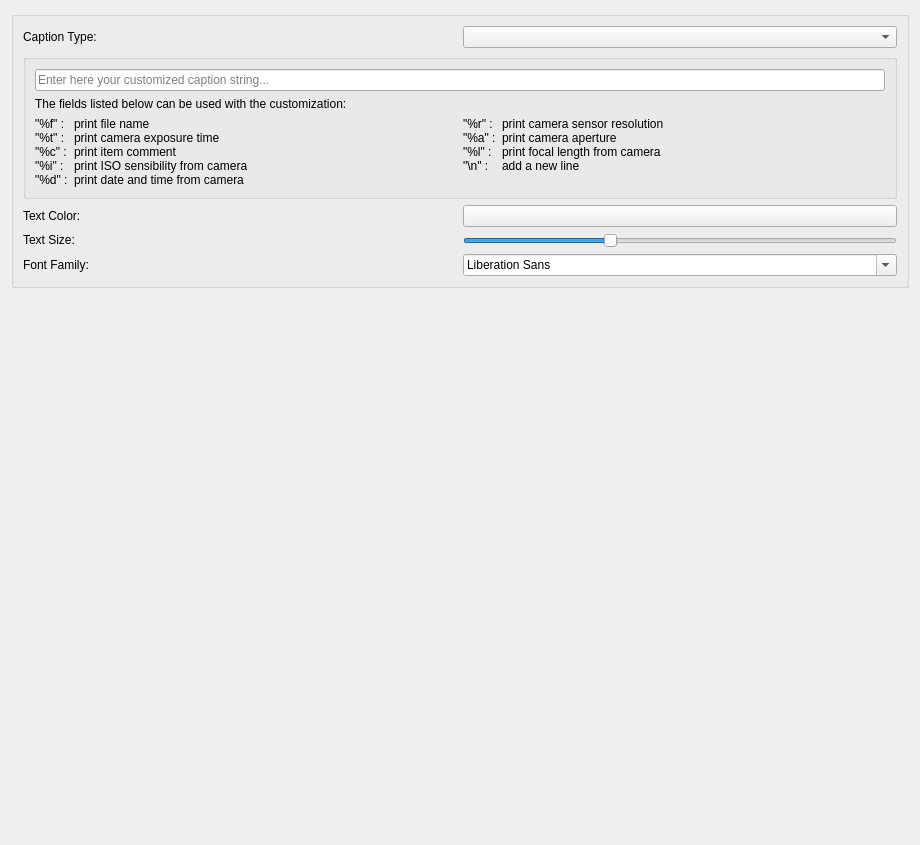
<?xml version="1.0" encoding="UTF-8"?>
<ui version="4.0">
 <class>AdvPrintCaptionPage</class>
 <widget class="QWidget" name="AdvPrintCaptionPage">
  <property name="geometry">
   <rect>
    <x>0</x>
    <y>0</y>
    <width>920</width>
    <height>845</height>
   </rect>
  </property>
  <property name="sizePolicy">
   <sizepolicy hsizetype="MinimumExpanding" vsizetype="MinimumExpanding">
    <horstretch>0</horstretch>
    <verstretch>0</verstretch>
   </sizepolicy>
  </property>
  <layout class="QGridLayout" name="gridLayout">
   <item row="2" column="0">
    <widget class="Digikam::DItemsList" name="mPrintList" native="true">
     <property name="sizePolicy">
      <sizepolicy hsizetype="Expanding" vsizetype="Expanding">
       <horstretch>0</horstretch>
       <verstretch>0</verstretch>
      </sizepolicy>
     </property>
     <property name="minimumSize">
      <size>
       <width>0</width>
       <height>0</height>
      </size>
     </property>
    </widget>
   </item>
   <item row="1" column="0">
    <widget class="QGroupBox" name="groupBox_3">
     <property name="title">
      <string/>
     </property>
     <layout class="QHBoxLayout" name="horizontalLayout_12">
      <item>
       <layout class="QHBoxLayout" name="horizontalLayout_9">
        <item>
         <layout class="QVBoxLayout" name="verticalLayout_5">
          <item>
           <layout class="QHBoxLayout" name="horizontalLayout">
            <item>
             <widget class="QLabel" name="label_2">
              <property name="sizePolicy">
               <sizepolicy hsizetype="Preferred" vsizetype="Fixed">
                <horstretch>0</horstretch>
                <verstretch>0</verstretch>
               </sizepolicy>
              </property>
              <property name="text">
               <string>Caption Type:</string>
              </property>
              <property name="buddy">
               <cstring>m_captionType</cstring>
              </property>
             </widget>
            </item>
            <item>
             <widget class="QComboBox" name="m_captionType"/>
            </item>
           </layout>
          </item>
          <item>
           <layout class="QVBoxLayout" name="verticalLayout_3">
            <item>
             <widget class="QGroupBox" name="m_customCaptionGB">
              <property name="title">
               <string/>
              </property>
              <layout class="QVBoxLayout" name="verticalLayout_4">
               <item>
                <layout class="QGridLayout" name="gridLayout_2" columnstretch="0,10,0,10">
                 <item row="3" column="1">
                  <widget class="QLabel" name="label_5">
                   <property name="text">
                    <string>print file name
print camera exposure time
print item comment
print ISO sensibility from camera
print date and time from camera</string>
                   </property>
                   <property name="alignment">
                    <set>Qt::AlignLeading|Qt::AlignLeft|Qt::AlignTop</set>
                   </property>
                  </widget>
                 </item>
                 <item row="3" column="2">
                  <widget class="QLabel" name="label_6">
                   <property name="text">
                    <string>&quot;%r&quot; :
&quot;%a&quot; :
&quot;%l&quot; :
&quot;\n&quot; :</string>
                   </property>
                   <property name="alignment">
                    <set>Qt::AlignLeading|Qt::AlignLeft|Qt::AlignTop</set>
                   </property>
                  </widget>
                 </item>
                 <item row="3" column="0">
                  <widget class="QLabel" name="label">
                   <property name="text">
                    <string>&quot;%f&quot; :
&quot;%t&quot; :
&quot;%c&quot; :
&quot;%i&quot; :
&quot;%d&quot; :</string>
                   </property>
                   <property name="alignment">
                    <set>Qt::AlignLeading|Qt::AlignLeft|Qt::AlignTop</set>
                   </property>
                  </widget>
                 </item>
                 <item row="3" column="3">
                  <widget class="QLabel" name="label_7">
                   <property name="text">
                    <string>print camera sensor resolution
print camera aperture
print focal length from camera
add a new line</string>
                   </property>
                   <property name="alignment">
                    <set>Qt::AlignLeading|Qt::AlignLeft|Qt::AlignTop</set>
                   </property>
                  </widget>
                 </item>
                 <item row="1" column="0" colspan="4">
                  <widget class="QLineEdit" name="m_FreeCaptionFormat">
                   <property name="enabled">
                    <bool>true</bool>
                   </property>
                   <property name="minimumSize">
                    <size>
                     <width>400</width>
                     <height>0</height>
                    </size>
                   </property>
                   <property name="placeholderText">
                    <string>Enter here your customized caption string...</string>
                   </property>
                  </widget>
                 </item>
                 <item row="2" column="0" colspan="4">
                  <widget class="QLabel" name="m_free_label">
                   <property name="text">
                    <string>The fields listed below can be used with the customization:</string>
                   </property>
                   <property name="alignment">
                    <set>Qt::AlignLeading|Qt::AlignLeft|Qt::AlignTop</set>
                   </property>
                  </widget>
                 </item>
                </layout>
               </item>
              </layout>
             </widget>
            </item>
            <item>
             <layout class="QVBoxLayout" name="verticalLayout"/>
            </item>
            <item>
             <layout class="QVBoxLayout" name="verticalLayout_6">
              <item>
               <layout class="QHBoxLayout" name="horizontalLayout_6">
                <item>
                 <widget class="QLabel" name="label_4">
                  <property name="text">
                   <string>Text Color:</string>
                  </property>
                  <property name="buddy">
                   <cstring>m_font_color</cstring>
                  </property>
                 </widget>
                </item>
                <item>
                 <widget class="Digikam::DColorSelector" name="m_font_color"/>
                </item>
               </layout>
              </item>
              <item>
               <layout class="QHBoxLayout" name="horizontalLayout_7">
                <item>
                 <widget class="QLabel" name="textLabel1_2">
                  <property name="sizePolicy">
                   <sizepolicy hsizetype="MinimumExpanding" vsizetype="Fixed">
                    <horstretch>0</horstretch>
                    <verstretch>0</verstretch>
                   </sizepolicy>
                  </property>
                  <property name="text">
                   <string>Text Size:</string>
                  </property>
                  <property name="wordWrap">
                   <bool>false</bool>
                  </property>
                  <property name="buddy">
                   <cstring>m_font_size</cstring>
                  </property>
                 </widget>
                </item>
                <item>
                 <widget class="QSlider" name="m_font_size">
                  <property name="sizePolicy">
                   <sizepolicy hsizetype="Expanding" vsizetype="Fixed">
                    <horstretch>0</horstretch>
                    <verstretch>0</verstretch>
                   </sizepolicy>
                  </property>
                  <property name="minimum">
                   <number>2</number>
                  </property>
                  <property name="maximum">
                   <number>8</number>
                  </property>
                  <property name="singleStep">
                   <number>2</number>
                  </property>
                  <property name="pageStep">
                   <number>2</number>
                  </property>
                  <property name="value">
                   <number>4</number>
                  </property>
                  <property name="orientation">
                   <enum>Qt::Horizontal</enum>
                  </property>
                 </widget>
                </item>
               </layout>
              </item>
             </layout>
            </item>
            <item>
             <layout class="QHBoxLayout" name="horizontalLayout_5">
              <item>
               <widget class="QLabel" name="label_3">
                <property name="text">
                 <string>Font Family:</string>
                </property>
                <property name="buddy">
                 <cstring>m_font_name</cstring>
                </property>
               </widget>
              </item>
              <item>
               <widget class="QFontComboBox" name="m_font_name"/>
              </item>
             </layout>
            </item>
            <item>
             <layout class="QHBoxLayout" name="horizontalLayout_4"/>
            </item>
           </layout>
          </item>
         </layout>
        </item>
       </layout>
      </item>
     </layout>
    </widget>
   </item>
  </layout>
 </widget>
 <customwidgets>
  <customwidget>
   <class>Digikam::DColorSelector</class>
   <extends>QPushButton</extends>
   <header>dcolorselector.h</header>
  </customwidget>
  <customwidget>
   <class>Digikam::DItemsList</class>
   <extends>QWidget</extends>
   <header>ditemslist.h</header>
  </customwidget>
 </customwidgets>
 <resources/>
 <connections/>
</ui>
